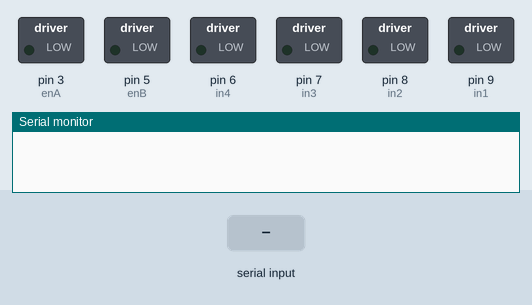
This sketch was run on a simulated Arduino Uno, built with avr-gcc and run on an emulated ATmega328P. Shown: switched loads named in the sketch (green lamp = pin HIGH), the last lines printed to the serial monitor. The test bench sets the inputs (shaded band).

Above: at 1.2 s.
1.3 s: "U" received over Serial
At 1.7 s:
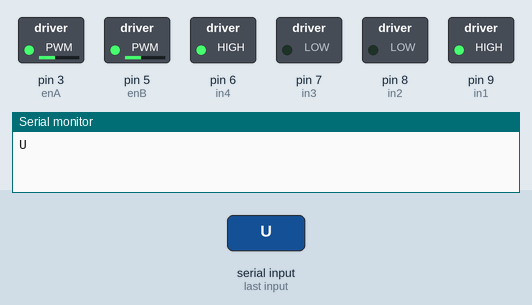
2.8 s: "D" received over Serial
At 4.0 s:
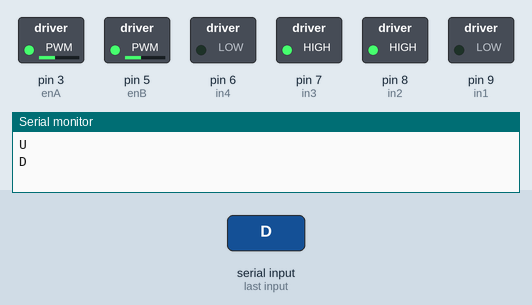
4.3 s: "L" received over Serial
At 5.1 s:
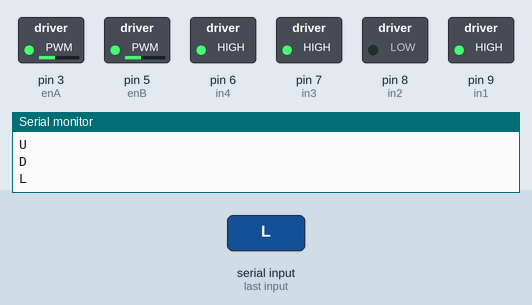
5.8 s: "R" received over Serial
At 6.3 s:
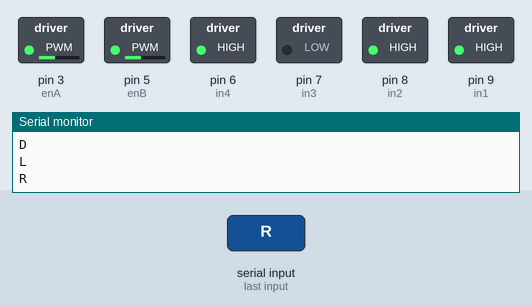
7.3 s: "C" received over Serial
At 8.6 s:
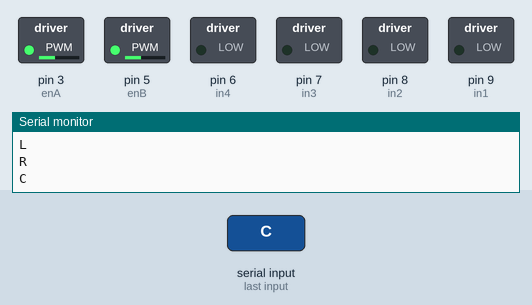
Timing chart, 0 to 9.8 s (numbered marks = the images above; inputs shaded):
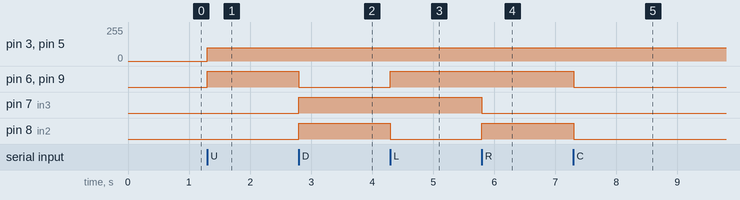

The sketch:

tank-blutut.ino
```cpp
char val;
int enA = 3;
int in1 = 9;
int in2 = 8;
// motor two
int enB = 5;
int in3 = 7;
int in4 = 6;
int cepet = 100;
int normal = 100;
int lambat = 100;

void setup() {
  Serial.begin(9600);
  pinMode(enA, OUTPUT);
  pinMode(enB, OUTPUT);
  pinMode(in1, OUTPUT);
  pinMode(in2, OUTPUT);
  pinMode(in3, OUTPUT);
  pinMode(in4, OUTPUT);
}

void loop()
{
  if ( Serial.available() > 0 )
  {
    val = Serial.read();
    Serial.println(val);
    if ( val == 'U' )
    {
      maju();
    }
    else if ( val == 'F' )
    {
      maju();
    }
    else if ( val == 'D' )
    {
      mundur();
    }
    else if ( val == 'B' )
    {
      mundur();
    }
    else if ( val == 'L' )
    {
      kiri();
    }
    else if ( val == 'R' )
    {
      kanan();
    }
    else if ( val == 'C' )
    {
      berenti();
    }
    else if ( val == 'S' )
    {
      berenti();
    }
  }
}

void maju()
{
  // turn on motor A
  digitalWrite(in1, HIGH);
  digitalWrite(in2, LOW);
  analogWrite(enA, normal);   // set speed to 200 out of possible range 0~255

  // turn on motor B
  digitalWrite(in3, LOW);
  digitalWrite(in4, HIGH);
  analogWrite(enB, normal);  // set speed to 200 out of possible range 0~255
}

void mundur()
{
  // turn on motor A
  digitalWrite(in1, LOW);
  digitalWrite(in2, HIGH);
  analogWrite(enA, normal);   // set speed to 200 out of possible range 0~255

  // turn on motor B
  digitalWrite(in3, HIGH);
  digitalWrite(in4, LOW);
  analogWrite(enB, normal );  // set speed to 200 out of possible range 0~255
}

void kanan()
{
  // turn on motor A
  digitalWrite(in1, HIGH);
  digitalWrite(in3, LOW);
  analogWrite(enA, cepet);   // set speed to 200 out of possible range 0~255

  // turn on motor B
  digitalWrite(in2, HIGH);
  digitalWrite(in4, HIGH);
  analogWrite(enB, cepet);  // set speed to 200 out of possible range 0~255
}

void kiri()
{
  // turn on motor A
  digitalWrite(in1, HIGH);
  digitalWrite(in3, HIGH);
  analogWrite(enA, cepet);   // set speed to 200 out of possible range 0~255

  // turn on motor B
  digitalWrite(in2, LOW);
  digitalWrite(in4, HIGH);
  analogWrite(enB, cepet);  // set speed to 200 out of possible range 0~255
}


void berenti()
{
  // now turn off motors
  digitalWrite(in1, LOW);
  digitalWrite(in2, LOW);
  digitalWrite(in3, LOW);
  digitalWrite(in4, LOW);
}
```

Measured:
- after the input at 1.3 s, pin 3 (enA), pin 5 (enB): 0/255 → 100/255 at once; pin 6 (in4), pin 9 (in1): LOW → HIGH at once
- after the input at 2.8 s, pin 6 (in4), pin 9 (in1): HIGH → LOW at once; pin 7 (in3), pin 8 (in2): LOW → HIGH at once
- after the input at 4.3 s, pin 6 (in4), pin 9 (in1): LOW → HIGH at once; pin 8 (in2): HIGH → LOW at once
- after the input at 5.8 s, pin 7 (in3): HIGH → LOW at once; pin 8 (in2): LOW → HIGH at once
- after the input at 7.3 s, pin 6 (in4), pin 8 (in2), pin 9 (in1): HIGH → LOW at once
